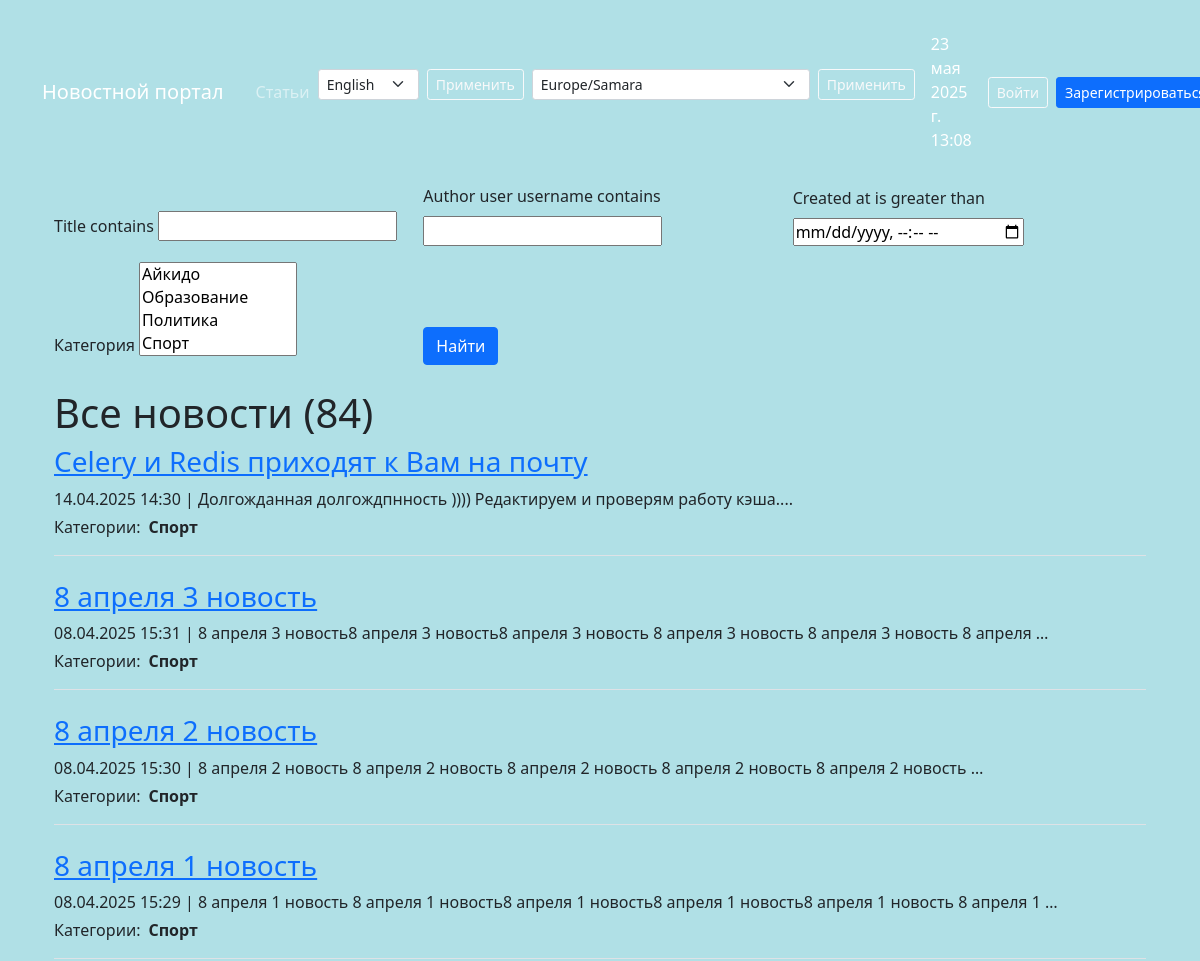
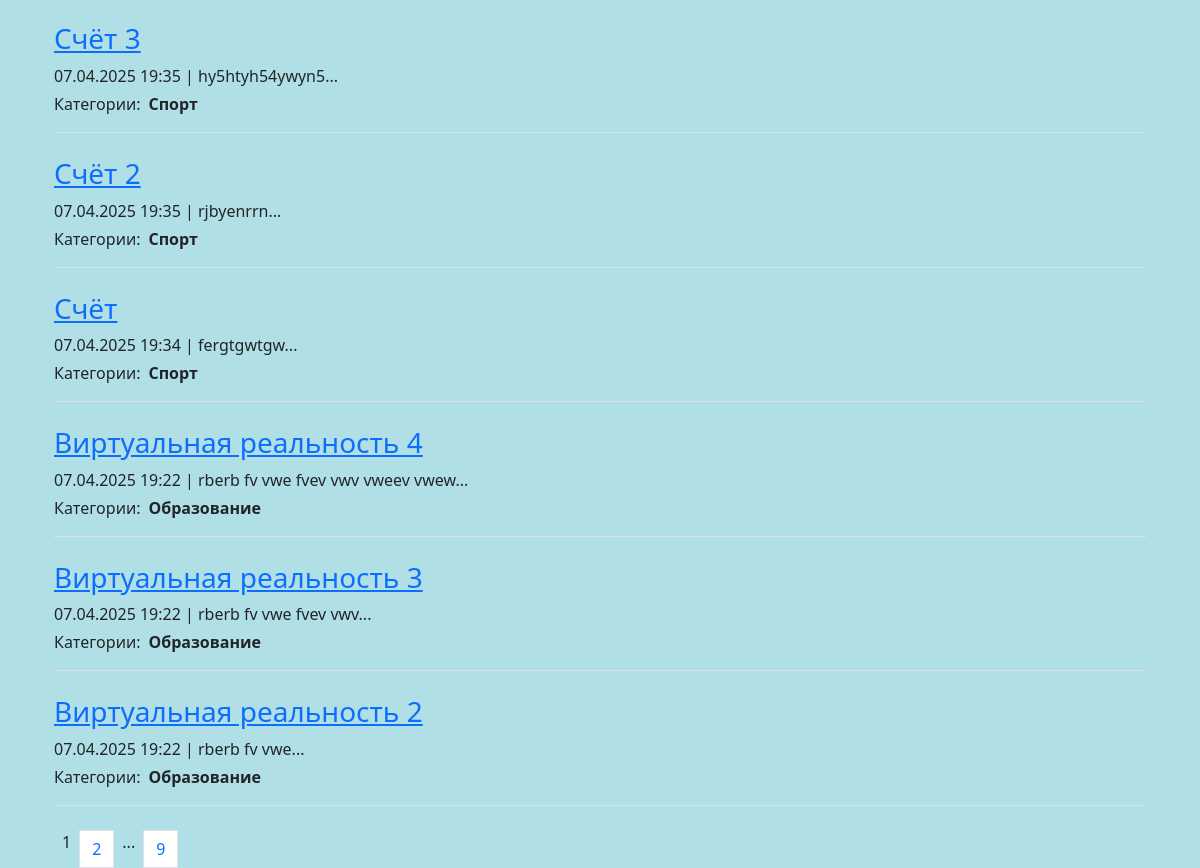
The page / on the database its author committed (2 pictures, top to bottom).
### biblio/models.py (models this page shows, shortened)
class Post(models.Model):
    NEWS = 'NW'
    ARTICLE = 'AR'
    POST_TYPES = [
        (NEWS, 'Новость'),
        (ARTICLE, 'Статья')
    ]
    author = models.ForeignKey(Author, on_delete=models.CASCADE)
    post_type = models.CharField(max_length=2, choices=POST_TYPES)
    created_at = models.DateTimeField(auto_now_add=True)
    categories = models.ManyToManyField(Category, through='PostCategory')
    title = models.CharField(max_length=255)
    text = models.TextField()
    rating = models.IntegerField(default=0)
    def preview(self):
        return f"{self.text[:124]}..."  # Укороченный превью-текст

class Category(models.Model):
    name = models.CharField(max_length=255, help_text=_('category name'), unique=True)
    subscribers = models.ManyToManyField(User, blank = True, related_name='categories')
    def __str__(self):
        return self.name

### biblio/views.py (the view)
# urls.py: path('', NewsList.as_view(), name='news_list'),
class NewsList(ListView):
    model = Post
    template_name = 'news/news_list.html'
    context_object_name = 'news'
    queryset = Post.objects.filter(post_type='NW').order_by('-created_at')
    paginate_by = 10
    def get_queryset(self):
        queryset = super().get_queryset().filter(post_type='NW')
        self.filterset = SearchPost(self.request.GET, queryset)
        return self.filterset.qs
    def get_context_data(self, **kwargs):
        context = super().get_context_data(**kwargs)
        context['filterset'] = self.filterset
        context['news_count'] = Post.objects.filter(post_type='NW').count()
        context['article_count'] = Post.objects.filter(post_type='AR').count()
        context['time_now'] = datetime.now()
        context['next_sale'] = "Распродажа в среду!"
        return context

### biblio/context_tz.py (called while the page is built)
def get_timezone(request):
    tzname = request.session.get('django_timezone', settings.TIME_ZONE)
    local_time = timezone.localtime(timezone.now(), pytz.timezone(tzname))
    return {
        'current_time': local_time,
        'timezones': pytz.common_timezones,
        'TIME_ZONE': tzname
    }

### biblio/templatetags/custom_filters.py (called while the page is built)
@register.filter()
def censor (value):
    for word in censor_list:
        value = value.replace(word[1:-1], "*" * len(word[1:-1]))
    return value

### biblio/templatetags/custom_tags.py (called while the page is built)
@register.simple_tag(takes_context=True)
def url_replace(context, **kwargs):
   d = context['request'].GET.copy()
   for k, v in kwargs.items():
       d[k] = v
   return d.urlencode()

### templates/news/news_list.html (shortened to what this page needs)
﻿{% extends 'default.html' %}
{% load custom_filters %}
{% load custom_tags %}
{% block content %}
<div class="container mt-3">
    <form action="" method="get" class="mb-4">
        <div class="row g-3 align-items-end">
            {% for field in filterset.form %}
            <div class="col-md-4">
                <label for="{{ field.auto_id }}" class="form-label">{{ field.label }}</label>
                {{ field }}
            </div>
            {% endfor %}
            <div class="col-md-4">
                <input type="submit" value="Найти" class="btn btn-primary" />
            </div>
        </div>
    </form>
    <h1>Все новости ({{ news_count }})</h1>
    <div class="news-list">
        {% if news %}
        {% for post in news %}
        <div class="post mb-4 border-bottom pb-3">
            <div class="d-flex align-items-center">
                <h3 class="mb-0 me-2"><a href="{% url 'biblio:news_detail' post.id %}">{{ post.title|censor }}</a></h3>
            </div>
            <div class="post-meta mt-2">
                <p class="mb-1">
                    {{ post.created_at|date:"d.m.Y H:i" }} | {{ post.preview|censor|truncatewords:20 }}
                </p>
                <div class="d-flex align-items-center flex-wrap">
                    <span class="me-2">Категории:</span>
                    {% for category in post.categories.all %}
                    <span class="d-inline-flex align-items-center me-3">
                        <strong>{{ category.name }}</strong>
                    </span>
                    {% endfor %}
                </div>
            </div>
        </div>
        {% endfor %}
        {% else %}
        <p>В этой категории новостей пока нет.</p>
        {% endif %}
        <div class="pagination mt-4">
            <span class="current-page mx-2">{{ page_obj.number }}</span>
            {% if page_obj.has_next %}
                <a href="?{% url_replace page=page_obj.next_page_number %}" class="page-link">{{ page_obj.next_page_number }}</a>
                {% if paginator.num_pages != page_obj.next_page_number %}
                    <span class="mx-2">...</span>
                    <a href="?{% url_replace page=page_obj.paginator.num_pages %}" class="page-link">{{ page_obj.paginator.num_pages }}</a>
                {% endif %}
            {% endif %}
        </div>
    </div>
</div>
{% endblock content %}

### rows shown on the page
Post: title|censor "Celery и Redis приходят к Вам на почту", created_at "14.04.2025 14:30", preview|censor "Долгожданная долгождпнность )))) Редактируем и проверям работу кэша...."
Category: name "Спорт"
Post: title|censor "8 апреля 3 новость", created_at "08.04.2025 15:31", preview|censor "8 апреля 3 новость8 апреля 3 новость8 апреля 3 новость 8 апреля 3 новость 8 апреля 3 новость 8 апреля …"
Post: title|censor "8 апреля 2 новость", created_at "08.04.2025 15:30", preview|censor "8 апреля 2 новость 8 апреля 2 новость 8 апреля 2 новость 8 апреля 2 новость 8 апреля 2 новость …"
Post: title|censor "8 апреля 1 новость", created_at "08.04.2025 15:29", preview|censor "8 апреля 1 новость 8 апреля 1 новость8 апреля 1 новость8 апреля 1 новость8 апреля 1 новость 8 апреля 1 …"
Post: title|censor "Счёт 3", created_at "07.04.2025 19:35", preview|censor "hy5htyh54ywyn5..."
Post: title|censor "Счёт 2", created_at "07.04.2025 19:35", preview|censor "rjbyenrrn..."
Post: title|censor "Счёт", created_at "07.04.2025 19:34", preview|censor "fergtgwtgw..."
Post: title|censor "Виртуальная реальность 4", created_at "07.04.2025 19:22", preview|censor "rberb fv vwe fvev vwv vweev vwew..."
Category: name "Образование"
Post: title|censor "Виртуальная реальность 3", created_at "07.04.2025 19:22", preview|censor "rberb fv vwe fvev vwv..."
Post: title|censor "Виртуальная реальность 2", created_at "07.04.2025 19:22", preview|censor "rberb fv vwe..."

### other values the page prints
{{ current_time|timezone:TIME_ZONE|date:"DATETIME_FORMAT" }} "23 мая 2025 г. 13:08"
{{ field.label }} "Title contains" "Author user username contains" "Created at is greater than" "Категория"
{{ news_count }} "84"
{{ page_obj.number }} "1"
{{ page_obj.next_page_number }} "2"
{{ page_obj.paginator.num_pages }} "9"
form field language "English"
form field timezone "Europe/Samara"
